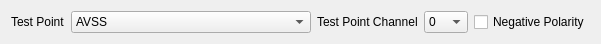
        <widget class="QWidget" name="layoutWidget">
         <property name="geometry">
          <rect>
           <x>20</x>
           <y>600</y>
           <width>601</width>
           <height>33</height>
          </rect>
         </property>
         <layout class="QHBoxLayout" name="horizontalLayout_29">
          <item>
           <widget class="QLabel" name="label_2">
            <property name="text">
             <string>Test Point</string>
            </property>
            <property name="buddy">
             <cstring>testPoint</cstring>
            </property>
           </widget>
          </item>
          <item>
           <widget class="QComboBox" name="testPoint">
            <property name="sizePolicy">
             <sizepolicy hsizetype="MinimumExpanding" vsizetype="Fixed">
              <horstretch>0</horstretch>
              <verstretch>0</verstretch>
             </sizepolicy>
            </property>
            <item>
             <property name="text">
              <string>AVSS</string>
             </property>
            </item>
            <item>
             <property name="text">
              <string>Lockout Pulse</string>
             </property>
            </item>
            <item>
             <property name="text">
              <string>Leading Edge Detector</string>
             </property>
            </item>
            <item>
             <property name="text">
              <string>Zero Crossing Detector</string>
             </property>
            </item>
            <item>
             <property name="text">
              <string>Oneshot Trigger</string>
             </property>
            </item>
           </widget>
          </item>
          <item>
           <widget class="QLabel" name="label_7">
            <property name="text">
             <string>Test Point Channel</string>
            </property>
            <property name="buddy">
             <cstring>testPointChannel</cstring>
            </property>
           </widget>
          </item>
          <item>
           <widget class="QComboBox" name="testPointChannel">
            <item>
             <property name="text">
              <string>0</string>
             </property>
            </item>
            <item>
             <property name="text">
              <string>1</string>
             </property>
            </item>
            <item>
             <property name="text">
              <string>2</string>
             </property>
            </item>
            <item>
             <property name="text">
              <string>3</string>
             </property>
            </item>
            <item>
             <property name="text">
              <string>4</string>
             </property>
            </item>
            <item>
             <property name="text">
              <string>5</string>
             </property>
            </item>
            <item>
             <property name="text">
              <string>6</string>
             </property>
            </item>
            <item>
             <property name="text">
              <string>7</string>
             </property>
            </item>
            <item>
             <property name="text">
              <string>8</string>
             </property>
            </item>
            <item>
             <property name="text">
              <string>9</string>
             </property>
            </item>
            <item>
             <property name="text">
              <string>10</string>
             </property>
            </item>
            <item>
             <property name="text">
              <string>11</string>
             </property>
            </item>
            <item>
             <property name="text">
              <string>12</string>
             </property>
            </item>
            <item>
             <property name="text">
              <string>13</string>
             </property>
            </item>
            <item>
             <property name="text">
              <string>14</string>
             </property>
            </item>
            <item>
             <property name="text">
              <string>15</string>
             </property>
            </item>
           </widget>
          </item>
          <item>
           <widget class="QCheckBox" name="negativePolarity">
            <property name="text">
             <string>Negative Polarity</string>
            </property>
           </widget>
          </item>
         </layout>
        </widget>
